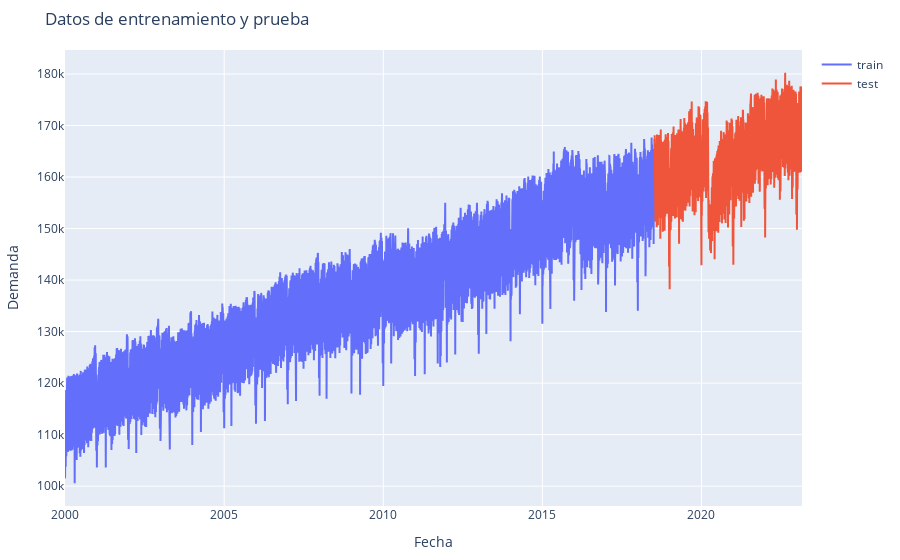

Source (notebook cell):
### Code cell
# Using plotly.express
import plotly.express as px
import plotly.graph_objects as go

# Crear los subplots
fig = make_subplots(rows=1, cols=1)

# Agregar la serie de tiempo de entrenamiento al gráfico
fig.add_trace(go.Scatter(x=train.index, y=train['demanda'], mode='lines', name='train'))

# Agregar la serie de tiempo de prueba al gráfico
fig.add_trace(go.Scatter(x=test.index, y=test['demanda'], mode='lines', name='test'))

# Configurar el diseño del gráfico
fig.update_layout(
    title='Datos de entrenamiento y prueba',
    xaxis_title='Fecha',
    yaxis_title='Demanda',
    showlegend=True,
    margin=dict(l=50, r=20, t=50, b=50),
    hovermode='x'
)

### Figure 1 — Plotly figure (JSON) as saved in the notebook; plotly's stock layout.template omitted (floating-point values rounded to 4 significant figures; data arrays with more than 128 entries replaced by an {"elided": "..."} marker saying what was removed)
{"data": [{"mode": "lines", "name": "train", "type": "scatter", "x": {"elided": "6768 str values"}, "y": {"elided": "6768 float values"}}, {"mode": "lines", "name": "test", "type": "scatter", "x": {"elided": "1692 str values"}, "y": {"elided": "1692 float values"}}], "layout": {"hovermode": "x", "margin": {"b": 50, "l": 50, "r": 20, "t": 50}, "showlegend": true, "title": {"text": "Datos de entrenamiento y prueba"}, "xaxis": {"anchor": "y", "domain": [0, 1], "title": {"text": "Fecha"}}, "yaxis": {"anchor": "x", "domain": [0, 1], "title": {"text": "Demanda"}}}}
